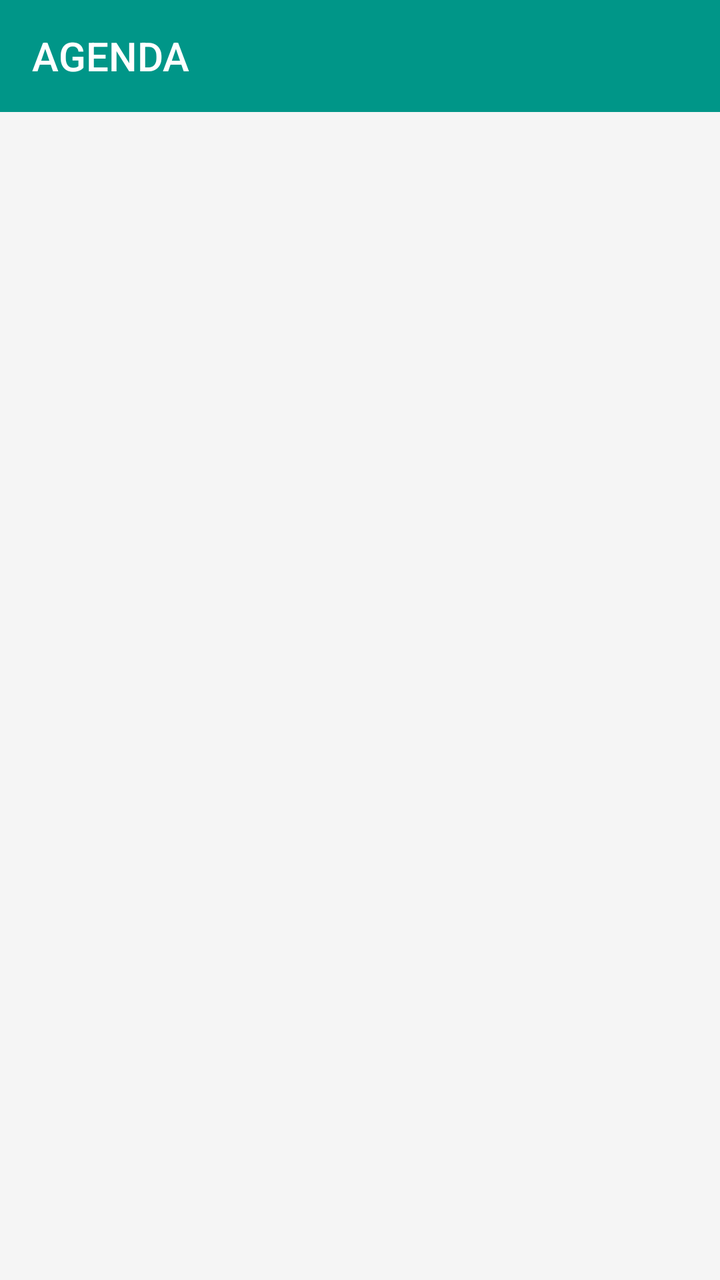
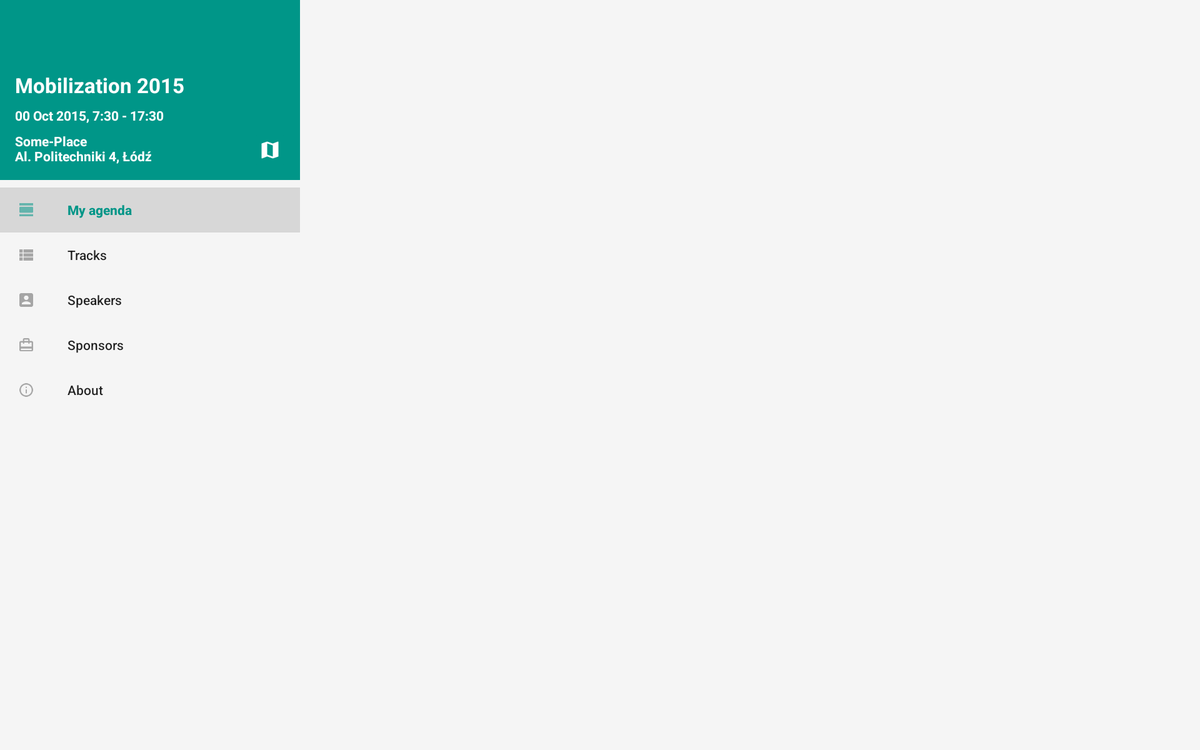

The same Android screen from two of the app's own layout files: first res/layout/ as a phone draws it, then the repository's variant for another configuration, drawn on a device whose configuration selects that folder. Both files follow.
<!-- AndroidManifest.xml: application theme AppTheme -->
<!-- res/layout/activity_main.xml -->
<android.support.v4.widget.DrawerLayout
    android:id="@+id/drawer_layout"
    xmlns:android="http://schemas.android.com/apk/res/android"
    xmlns:app="http://schemas.android.com/apk/res-auto"
    xmlns:tools="http://schemas.android.com/tools"
    android:layout_width="match_parent"
    android:layout_height="match_parent"
    android:fitsSystemWindows="true"
    tools:context="com.github.lecho.mobilization.ui.MainActivity">

    
    <RelativeLayout
        android:id="@+id/main_container"
        android:layout_width="match_parent"
        android:layout_height="match_parent">

        <android.support.v7.widget.Toolbar
            android:id="@+id/toolbar"
            android:layout_width="match_parent"
            android:layout_height="?attr/actionBarSize"
            android:layout_alignParentTop="true"
            android:background="?attr/colorPrimary"
            android:theme="@style/ThemeOverlay.AppCompat.Dark.ActionBar"
            app:popupTheme="@style/ThemeOverlay.AppCompat.Light"
            app:title="AGENDA"/>

        <FrameLayout
            android:id="@+id/content_container"
            android:layout_width="match_parent"
            android:layout_height="match_parent"
            android:layout_below="@id/toolbar"/>
    </RelativeLayout>

    
    
    <android.support.design.widget.NavigationView
        android:id="@+id/navigation_view"
        android:layout_width="wrap_content"
        android:layout_height="match_parent"
        android:layout_gravity="start"
        android:scrollbars="none"
        app:headerLayout="@layout/navigation_view_header"/>

</android.support.v4.widget.DrawerLayout>
<!-- res/layout/navigation_view_header.xml (included above) -->
<?xml version="1.0" encoding="utf-8"?>
<RelativeLayout xmlns:android="http://schemas.android.com/apk/res/android"
                android:layout_width="match_parent"
                android:layout_height="@dimen/header_image_height"
                android:background="@color/primary">

    <ImageView
        android:id="@+id/navigation_header_image"
        android:layout_width="match_parent"
        android:layout_height="match_parent"
        android:scaleType="centerCrop"/>

    <RelativeLayout
        android:layout_width="match_parent"
        android:layout_height="match_parent"
        android:padding="16dp">

        <TextView
            android:id="@+id/text_event_place"
            android:layout_width="wrap_content"
            android:layout_height="wrap_content"
            android:layout_alignParentBottom="true"
            android:layout_marginTop="8dp"
            android:text="Some-Place\nAl. Politechniki 4, Łódź"
            android:textAppearance="@style/TextAppearance.AppCompat.Small"
            android:textColor="@color/white"
            android:textStyle="bold"/>

        <TextView
            android:id="@+id/text_event_date"
            android:layout_width="wrap_content"
            android:layout_height="wrap_content"
            android:layout_above="@id/text_event_place"
            android:layout_marginTop="8dp"
            android:text="00 Oct 2015, 7:30 - 17:30"
            android:textAppearance="@style/TextAppearance.AppCompat.Small"
            android:textColor="@color/white"
            android:textStyle="bold"/>

        <TextView
            android:id="@+id/text_event_title"
            android:layout_width="wrap_content"
            android:layout_height="wrap_content"
            android:layout_above="@id/text_event_date"
            android:text="Mobilization 2015"
            android:textAppearance="@style/TextAppearance.AppCompat.Large"
            android:textColor="@color/white"
            android:textStyle="bold"/>

        <ImageButton
            android:id="@+id/map_button"
            android:layout_width="wrap_content"
            android:layout_height="wrap_content"
            android:layout_alignBottom="@id/text_event_place"
            android:layout_alignParentRight="true"
            android:background="@drawable/selector_map_button"/>
    </RelativeLayout>
</RelativeLayout>
<!-- resources referenced by this layout -->
<resources>
  <color name="primary">#009688</color>
  <color name="white">#FFFFFF</color>
  <dimen name="header_image_height">192dp</dimen>
  <!-- drawable selector_map_button (drawable) -->
  <?xml version="1.0" encoding="utf-8"?>
  <selector xmlns:android="http://schemas.android.com/apk/res/android">
      <item android:state_pressed="true">
          <layer-list>
              <item>
                  <shape android:shape="rectangle">
                      <corners android:radius="2dp"/>
                      <solid android:color="@color/primary_ripple"/>
                  </shape>
              </item>
              <item
                  android:bottom="4dp"
                  android:drawable="@drawable/ic_map"
                  android:left="4dp"
                  android:right="4dp"
                  android:top="4dp"/>
          </layer-list>
      </item>
      <item>
          <layer-list>
              <item>
                  <shape android:shape="rectangle">
                      <corners android:radius="2dp"/>
                      <solid android:color="@color/primary"/>
                  </shape>
              </item>
              <item
                  android:bottom="4dp"
                  android:drawable="@drawable/ic_map"
                  android:left="4dp"
                  android:right="4dp"
                  android:top="4dp"/>
          </layer-list>
      </item>
  </selector>
  <!-- from res/values-v19/ -->
  <style name="AppTheme" parent="AppTheme.Base">
                  <item name="android:windowTranslucentStatus">true</item>
          </style>
  <color name="primary_ripple">#4DB6AC</color>
  <!-- drawable ic_map: png bitmap (drawable-hdpi, 551 bytes) -->
  <style name="AppTheme.Base" parent="Theme.AppCompat.Light.NoActionBar">
          <item name="colorPrimary">@color/primary</item>
          <item name="colorPrimaryDark">@color/primary_dark</item>
          <item name="colorAccent">@color/accent</item>
          <item name="android:windowBackground">@color/window_background</item>
      </style>
  <color name="primary_dark">#00796B</color>
  <color name="accent">#CDDC39</color>
  <color name="window_background">#FFF5F5F5</color>
</resources>
<!-- res/layout-sw800dp/activity_main.xml (the repository's variant of the layout above) -->
<!-- drawn on a large tablet held sideways -->
<LinearLayout
    xmlns:android="http://schemas.android.com/apk/res/android"
    xmlns:app="http://schemas.android.com/apk/res-auto"
    xmlns:tools="http://schemas.android.com/tools"
    android:id="@+id/main_container"
    android:layout_width="match_parent"
    android:layout_height="match_parent"
    android:orientation="horizontal"
    tools:context="com.github.lecho.mobilization.ui.MainActivity">

    <android.support.design.widget.NavigationView
        android:id="@+id/navigation_view"
        android:layout_width="wrap_content"
        android:layout_height="match_parent"
        android:layout_gravity="start"
        android:scrollbars="none"
        app:headerLayout="@layout/navigation_view_header"
        app:menu="@menu/menu_drawer"/>

    <android.support.design.widget.CoordinatorLayout xmlns:android="http://schemas.android.com/apk/res/android"
                                                     xmlns:app="http://schemas.android.com/apk/res-auto"
                                                     xmlns:tools="http://schemas.android.com/tools"
                                                     android:id="@+id/coordinator_layout"
                                                     android:layout_width="match_parent"
                                                     android:layout_height="match_parent">
        <FrameLayout
            android:id="@+id/content_container"
            android:layout_width="match_parent"
            android:layout_height="match_parent"
            app:layout_behavior="@string/appbar_scrolling_view_behavior"/>
    </android.support.design.widget.CoordinatorLayout>

</LinearLayout>
